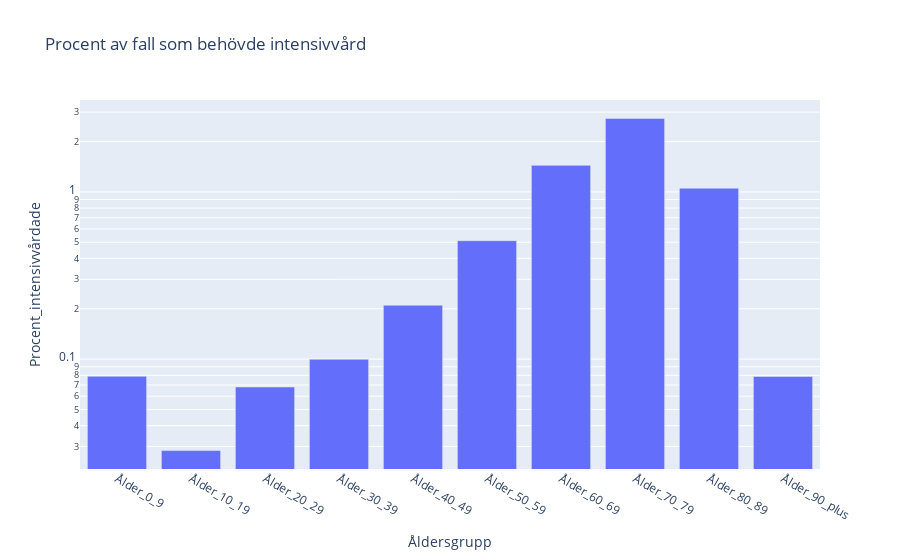

Notebook source saved alongside this figure:
### Code cell
fig = px.bar(
    df,
    x="Åldersgrupp",
    y="Procent_intensivvårdade",
    title="Procent av fall som behövde intensivvård",
    log_y=True, # log scale on the y-axis to make the difference between the groups more visible
)
fig.show()
fig.write_html("./Visualiseringar/Procent intensivvårdade.html")

### Figure 1 — Plotly figure (JSON) as saved in the notebook; plotly's stock layout.template omitted (floating-point values rounded to 4 significant figures)
{"data": [{"alignmentgroup": "True", "hovertemplate": "Åldersgrupp=%{x}<br>Procent_intensivvårdade=%{y}<extra></extra>", "legendgroup": "", "marker": {"color": "#636efa", "pattern": {"shape": ""}}, "name": "", "offsetgroup": "", "orientation": "v", "showlegend": false, "textposition": "auto", "type": "bar", "x": ["Ålder_0_9", "Ålder_10_19", "Ålder_20_29", "Ålder_30_39", "Ålder_40_49", "Ålder_50_59", "Ålder_60_69", "Ålder_70_79", "Ålder_80_89", "Ålder_90_plus"], "xaxis": "x", "y": [0.07894, 0.02838, 0.0681, 0.09971, 0.21, 0.5105, 1.441, 2.749, 1.052, 0.07872], "yaxis": "y"}], "layout": {"barmode": "relative", "legend": {"tracegroupgap": 0}, "title": {"text": "Procent av fall som behövde intensivvård"}, "xaxis": {"anchor": "y", "domain": [0, 1], "title": {"text": "Åldersgrupp"}}, "yaxis": {"anchor": "x", "domain": [0, 1], "title": {"text": "Procent_intensivvårdade"}, "type": "log"}}}
